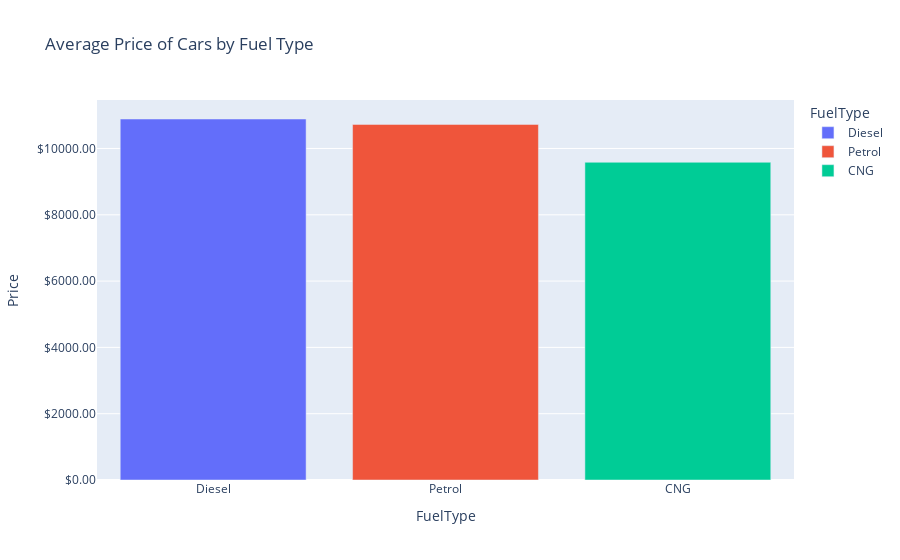

Notebook cell for this chart:
### Code cell
from matplotlib.axis import YAxis
import seaborn as sb
import plotly.express as px
import matplotlib.pyplot as plt

figure = px.bar(
    car_price,
    x = 'FuelType',
    y = 'Price',
    title = 'Average Price of Cars by Fuel Type',
    color = 'FuelType'
)
figure.update_layout(yaxis_tickprefix = '$', yaxis_tickformat = '.2f')

### Figure 1 — Plotly figure (JSON) as saved in the notebook; plotly's stock layout.template omitted (floating-point values rounded to 4 significant figures)
{"data": [{"alignmentgroup": "True", "hovertemplate": "FuelType=%{x}<br>Price=%{y}<extra></extra>", "legendgroup": "Diesel", "marker": {"color": "#636efa", "pattern": {"shape": ""}}, "name": "Diesel", "offsetgroup": "Diesel", "orientation": "v", "showlegend": true, "textposition": "auto", "type": "bar", "x": ["Diesel"], "xaxis": "x", "y": [10890.0], "yaxis": "y"}, {"alignmentgroup": "True", "hovertemplate": "FuelType=%{x}<br>Price=%{y}<extra></extra>", "legendgroup": "Petrol", "marker": {"color": "#EF553B", "pattern": {"shape": ""}}, "name": "Petrol", "offsetgroup": "Petrol", "orientation": "v", "showlegend": true, "textposition": "auto", "type": "bar", "x": ["Petrol"], "xaxis": "x", "y": [10730.0], "yaxis": "y"}, {"alignmentgroup": "True", "hovertemplate": "FuelType=%{x}<br>Price=%{y}<extra></extra>", "legendgroup": "CNG", "marker": {"color": "#00cc96", "pattern": {"shape": ""}}, "name": "CNG", "offsetgroup": "CNG", "orientation": "v", "showlegend": true, "textposition": "auto", "type": "bar", "x": ["CNG"], "xaxis": "x", "y": [9584], "yaxis": "y"}], "layout": {"barmode": "relative", "legend": {"title": {"text": "FuelType"}, "tracegroupgap": 0}, "title": {"text": "Average Price of Cars by Fuel Type"}, "xaxis": {"anchor": "y", "categoryarray": ["Diesel", "Petrol", "CNG"], "categoryorder": "array", "domain": [0, 1], "title": {"text": "FuelType"}}, "yaxis": {"anchor": "x", "domain": [0, 1], "tickformat": ".2f", "tickprefix": "$", "title": {"text": "Price"}}}}
